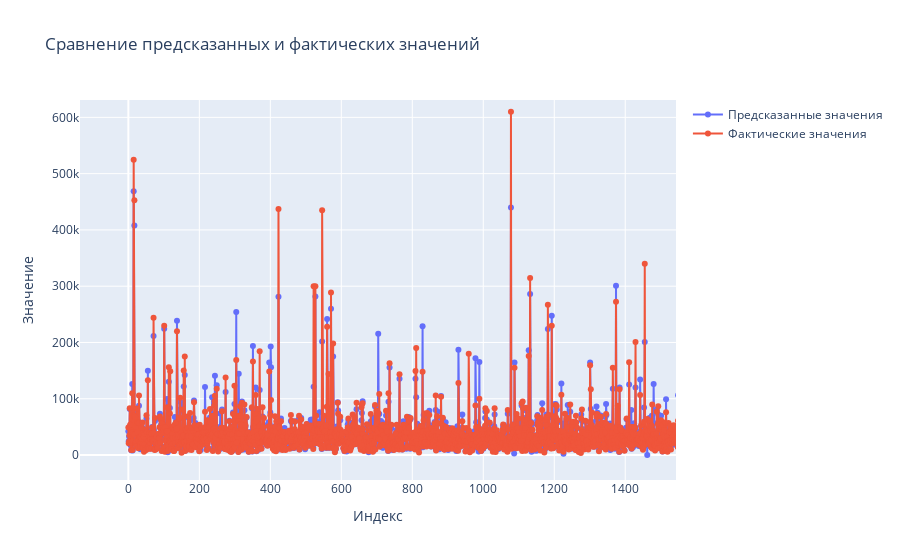

The notebook cell this image was saved under:
### Code cell
visualizer = InteractiveVisualizer(y_pred,np.array(y_test))
visualizer.plot_static(sort_by_target=False)

### Figure 1 — Plotly figure (JSON) as saved in the notebook; plotly's stock layout.template omitted (floating-point values rounded to 4 significant figures; data arrays with more than 128 entries replaced by an {"elided": "..."} marker saying what was removed)
{"data": [{"mode": "lines+markers", "name": "Предсказанные значения", "type": "scatter", "x": {"elided": "3333 int values"}, "y": {"elided": "3333 float values"}}, {"mode": "lines+markers", "name": "Фактические значения", "type": "scatter", "x": {"elided": "3333 int values"}, "y": {"elided": "3333 int values"}}], "layout": {"autosize": true, "hovermode": "closest", "title": {"text": "Сравнение предсказанных и фактических значений"}, "xaxis": {"autorange": false, "range": [-136.2, 1543.0], "title": {"text": "Индекс"}, "type": "linear"}, "yaxis": {"autorange": false, "range": [-44370.0, 630900.0], "title": {"text": "Значение"}, "type": "linear"}}}
